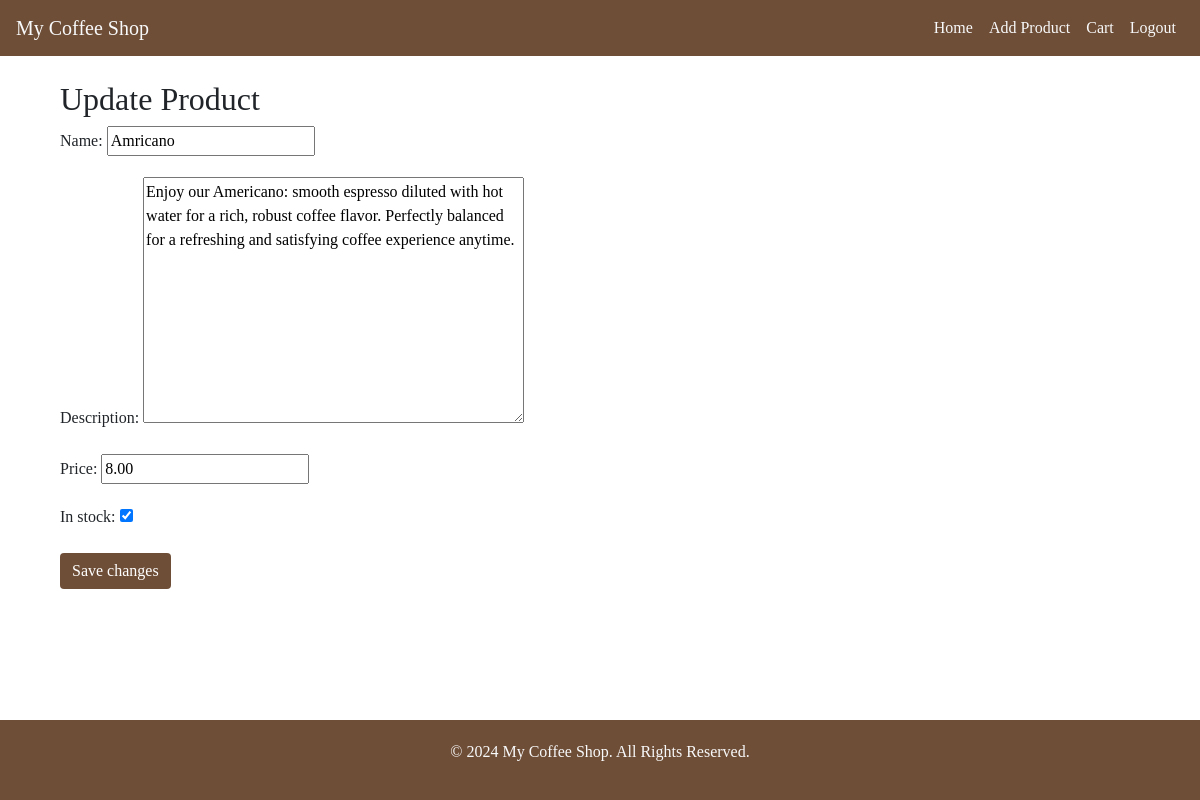
The page /update_product/1/ (signed in) on the database its author committed.
### shop/models.py (models this page shows, shortened)
class Product(models.Model):
    name = models.CharField(max_length=100)
    description = models.TextField()
    price = models.DecimalField(max_digits=6, decimal_places=2)
    in_stock = models.BooleanField(default=True)

### shop/views.py (the view)
# urls.py: path('update_product/<int:pk>/', update_product, name='update_product'),
@login_required
def update_product(request, pk):
    product = get_object_or_404(Product, pk=pk)
    if request.method == 'POST':
        form = ProductForm(request.POST, instance=product)
        if form.is_valid():
            form.save()
            return redirect('product_detail', pk=product.pk)
    else:
        form = ProductForm(instance=product)
    return render(request, 'shop/update_product.html', {'form': form})

### shop/forms.py
class ProductForm(forms.ModelForm):
    class Meta:
        model = Product
        fields = ['name', 'description', 'price', 'in_stock']

### shop/templates/shop/update_product.html (shortened to what this page needs)
{% extends 'base.html' %}
{% block content %}
<div class="container mt-4">
    <h2>Update Product</h2>
    <form method="post">
        {{ form.as_p }}
        <button type="submit" class="btn btn-primary">Save changes</button>
    </form>
</div>
{% endblock %}

### static/css/styles.css (style rules this page uses)
html, body { height: 100%; }
body { display: flex; flex-direction: column; margin: 0; }
.container { flex: 1; }

### templates/base.html (style rules this page uses)
body { font-family: 'Lora', serif; }
.btn-primary { background-color: #6f4e37; border: none; }

### rows shown on the page
Product: name "Amricano", description "Enjoy our Americano: smooth espresso diluted with hot water for a rich, robust coffee flavor. Perfectly balanced for a refreshing and satisfying coffee experience anytime.", price "8.00", in_stock "☑"
